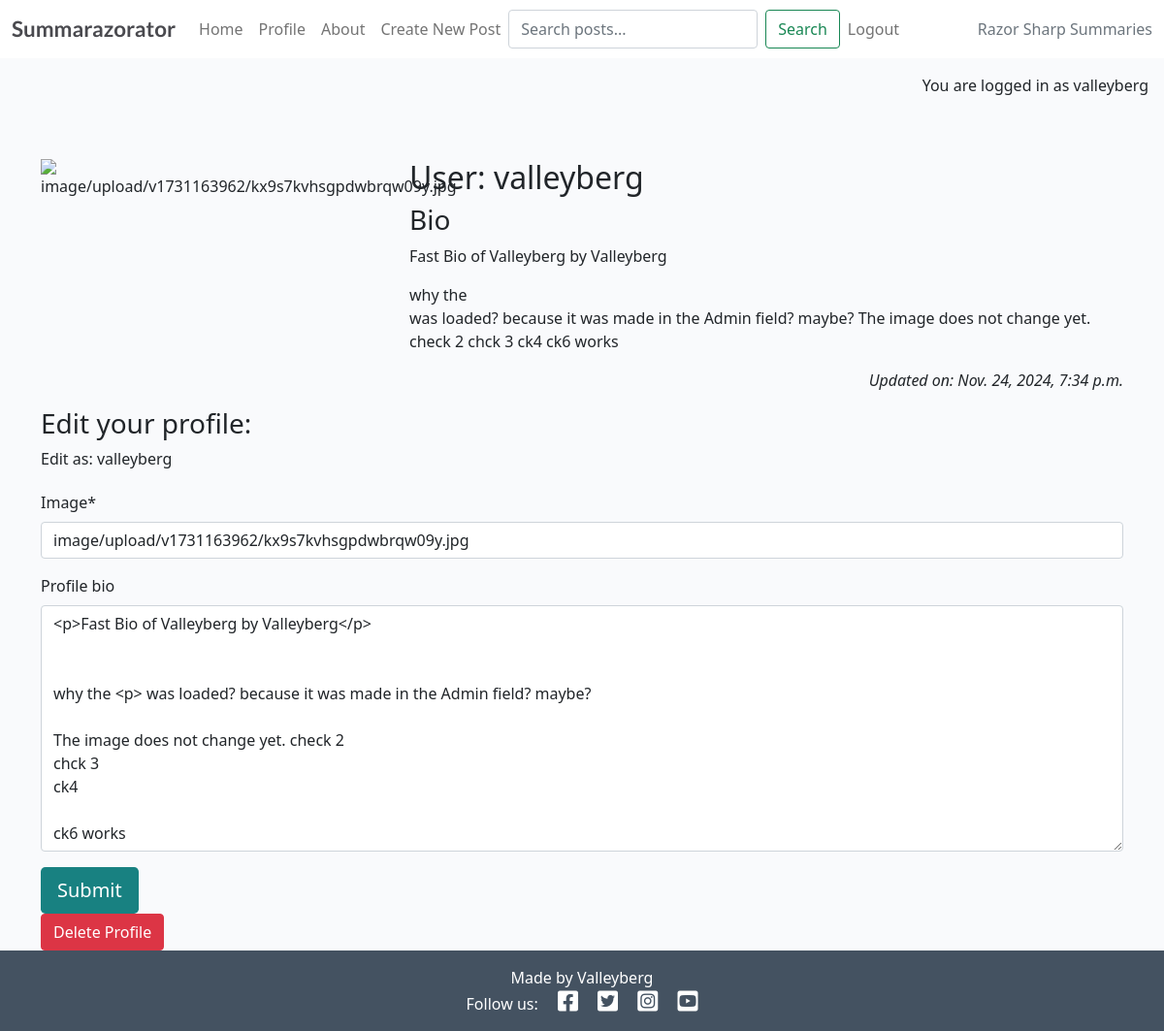
The page /profiler/edit/1/ (signed in) on the database as committed earlier.
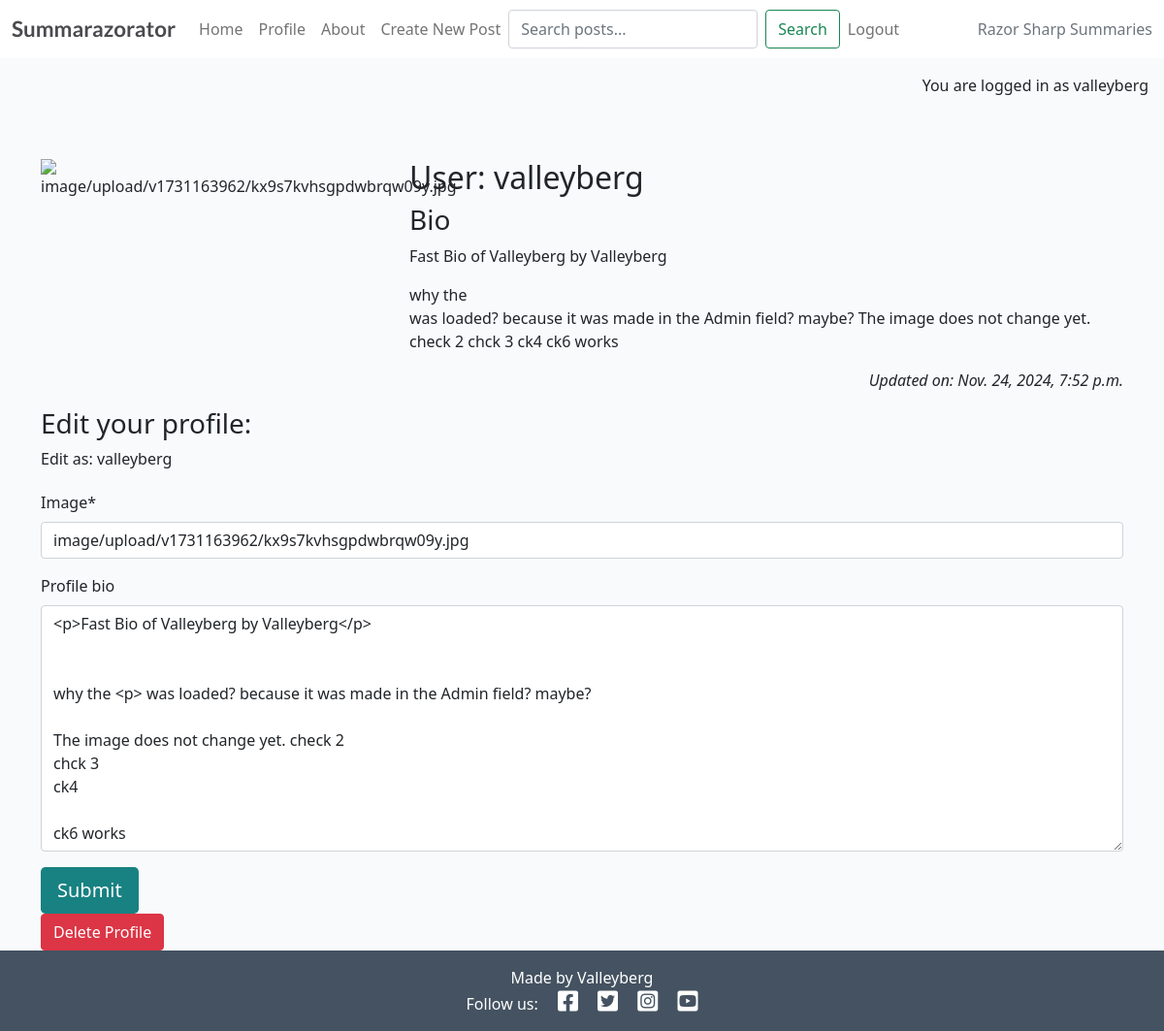
The same page on the database as committed later.
### profiler/models.py (models this page shows, shortened)
class Profiler(models.Model):
    profile_user = models.OneToOneField(
        User,
        on_delete=models.CASCADE,
        related_name="profiler"
    )
    profile_image = CloudinaryField(
        'image',
        default='static/images/default.png',
        folder='profile_pics'
    )
    profile_bio = models.TextField(
        blank=True,
        max_length=500
    )
    profile_created_on = models.DateTimeField(auto_now_add=True)
    profile_updated_on = models.DateTimeField(auto_now=True)
    profile_last_posts = models.ManyToManyField(
        Post,
        blank=True,
        related_name="profile_posts"
    )
    profile_last_comments = models.ManyToManyField(
        Comment,
        blank=True,
        related_name="profile_comments"
    )

### profiler/views.py (the view)
# urls.py: path('edit/<int:profiler_id>/', views.profiler_edit, name='profiler_edit'),
@login_required
def profiler_edit(request, profiler_id):
    profiler = get_object_or_404(
        Profiler,
        id=profiler_id,
        profile_user=request.user
    )
    if request.method == "POST":
        profiler_form = ProfilerForm(
            request.POST,
            request.FILES,
            instance=profiler
        )
        if profiler_form.is_valid():
            profiler_form.save()
            messages.success(request, 'Profile Updated!')
            return HttpResponseRedirect(reverse("profiler"))
        messages.error(request, 'Error updating profile!')
    else:
        profiler_form = ProfilerForm(instance=profiler)
    return render(
        request,
        "profiler/profiler_editor.html",
        {
            'profiler_form': profiler_form,
            'profiler': profiler
        },
    )

### profiler/forms.py
class ProfilerForm(forms.ModelForm):
    class Meta:
        model = Profiler
        fields = ('profile_image', 'profile_bio')

### profiler/templates/profiler/profiler_editor.html (shortened to what this page needs)
{% extends 'base.html' %}
{% block content %}
{% load static %}
{% load crispy_forms_tags %}
<div class="container mt-5">
    <div class="row">
        <div class="col-4 text-center">
            {% if profiler.profile_image %}
            <img src="{{ profiler.profile_image.url }}" class="scale" alt="{{ profiler.profile_image }}">
            {% else %}
            <img src="{% static 'images/nobody.jpg' %}" class="scale" alt="placeholder image">
            {% endif %}
        </div>
        <div class="col-8" id="profiler-data">
            <h2>User: {{ profiler.profile_user | safe }}</h2>
            <h3>Bio</h3>
            {{ profiler.profile_bio | safe }}
        </div>
    </div>
    <div class="row">
        <div class="col text-right">
            <p class="text-end"><em>Updated on: {{ profiler.profile_updated_on }}</em></p>
        </div>
    </div>
    {% if user.is_authenticated %}
    <h3>Edit your profile:</h3>
    <p>Edit as: {{ user.username }}</p>
    <form id="profilerForm" method="post" style="margin-top: 1.3em;" enctype="multipart/form-data">
        {{ profiler_form | crispy }}
        <button id="submitButton" type="submit" class="btn btn-signup btn-lg">Submit</button>
    </form>
    {% else %}
    <p>Log in to edit your profile.</p>
    {% endif %}
    {% if user == profiler.profile_user %}
    <a href="{% url 'profiler_delete' profiler.pk %}" class="btn btn-danger">Delete Profile</a>
    {% endif %}
</div>
{% endblock content %}

### templates/base.html (shortened to what this page needs)
{% load static %}
{% url 'home' as home_url %}
{% url 'about' as about_url %}
{% url 'profiler' as profiler_url %}
{% url 'account_login' as login_url %}
{% url 'account_signup' as signup_url %}
{% url 'account_logout' as logout_url %}
<!DOCTYPE html>
<html class="h-100" lang="en">
<head>
    <link rel="stylesheet" href="https://cdnjs.cloudflare.com/ajax/libs/font-awesome/5.15.3/css/all.min.css">
    <link href="https://cdn.jsdelivr.net/npm/bootstrap@5.0.1/dist/css/bootstrap.min.css" rel="stylesheet"
>
    <link rel="stylesheet" href="{% static 'css/style.css' %}">
</head>
<body class="d-flex flex-column h-100 main-bg">
    <nav class="navbar navbar-expand-lg navbar-light bg-white">
        <div class="container-fluid">
            <a class="navbar-brand" href="{% url 'home' %}"><span class="brand">Summarazorator</span></a>
            <div class="collapse navbar-collapse" id="navbarText">
                <ul class="navbar-nav me-auto mb-2 mb-lg-0">
                    <li class="nav-item">
                        <a class="nav-link {% if request.path == home_url %}active{% endif %}" aria-current="page"
                            href="{% url 'home' %}" aria-label="Home page">Home</a>
                    </li>
                    <li class="nav-item">
                        <a class="nav-link {% if request.path == profiler_url %}active{% endif %}" aria-current="page"
                            href="{% url 'profiler' %}" aria-label="Profile page">Profile</a>
                    </li>
                    <li class="nav-item">
                        <a class="nav-link {% if request.path == about_url %}active{% endif %}" aria-current="page"
                            href="{% url 'about' %}" aria-label="About page">About</a>
                    </li>
                    <li class="nav-item">
                        <a class="nav-link {% if request.path == create_url %}active{% endif %}" aria-current="page"
                            href="{% url 'create_post' %}" aria-label="Create new post">Create New Post</a>
                    </li>
                    <form method="GET" id="search_bar" action="{% url 'search' %}" class="d-flex">
                        <input type="text" name="searchbar" class="form-control me-2" placeholder="Search posts..."
                            aria-label="Search">
                        <button type="submit" class="btn btn-outline-success" aria-label="Submit search">Search</button>
                    </form>
                    {% if user.is_authenticated %}
                    <li class="nav-item">
                        <a class="nav-link {% if request.path == logout_url %}active{% endif %}" aria-current="page"
                            href="{% url 'account_logout' %}" aria-label="Log out">Logout</a>
                    </li>
                    {% endif %}
                </ul>
                <span class="navbar-text text-muted">
                    Razor Sharp Summaries
                </span>
            </div>
        </div>
    </nav>
    <main class="flex-shrink-0 main-bg">
        {% if user.is_authenticated %}
        <p class="text-end m-3">You are logged in as {{ user }}</p>
        {% else %}
        <p class="text-end m-3">You are not logged in</p>
        {% endif %}
        {% block content %}{% endblock content %}
    </main>
    <footer class="footer mt-auto py-3 dark-bg" role="contentinfo">
        <div class="container">
            <p class="m-0 text-center text-white">Made by Valleyberg</p>
            <nav class="social-links" aria-label="Social media links">
                <p class="m-0 text-center text-white">
                    Follow us:
                    <a href="https://facebook.com/summarazorator" target="_blank" rel="noopener noreferrer"
                        aria-label="Visit our Facebook page">
                        <i class="fab fa-facebook-square ms-3"></i>
                    </a>
                    <a href="https://twitter.com/summarazorator" target="_blank" rel="noopener noreferrer"
                        aria-label="Visit our Twitter page">
                        <i class="fab fa-twitter-square ms-3"></i>
                    </a>
                    <a href="https://instagram.com/summarazorator" target="_blank" rel="noopener noreferrer"
                        aria-label="Visit our Instagram page">
                        <i class="fab fa-instagram-square ms-3"></i>
                    </a>
                    <a href="https://youtube.com/summarazorator" target="_blank" rel="noopener noreferrer"
                        aria-label="Visit our YouTube channel">
                        <i class="fab fa-youtube-square ms-3"></i>
                    </a>
                </p>
            </nav>
        </div>
    </footer>
</body>
</html>

### static/css/style.css (style rules this page uses)
body { background-color: #F9FAFC; }
.brand { font-family: Lato, sans-serif; font-size: 1.4rem; font-weight: 700; color: #4A4A4F; }
.dark-bg { background-color: #445261; }
.main-bg { background-color: #F9FAFC; }
.scale { width: 100%; height: auto; }
.btn-signup, .btn-edit { background-color: #188181; color: #fff; }
.social-links a { text-decoration: none; color: white; transition: color 0.3s ease; }
.social-links i { font-size: 1.5rem; }

Rows that differ between the two databases and show on the page:
changed Profiler "image/upload/v1731163962/kx9s7kvhsgpdwbrqw09y.jpg": profile_updated_on "Nov. 24, 2024, 7:34 p.m." → "Nov. 24, 2024, 7:52 p.m."
